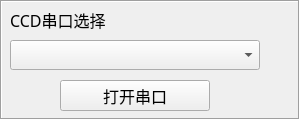
            <widget class="QFrame" name="frame_5">
             <property name="geometry">
              <rect>
               <x>560</x>
               <y>10</y>
               <width>300</width>
               <height>120</height>
              </rect>
             </property>
             <property name="frameShape">
              <enum>QFrame::Box</enum>
             </property>
             <property name="frameShadow">
              <enum>QFrame::Sunken</enum>
             </property>
             <property name="lineWidth">
              <number>1</number>
             </property>
             <widget class="QLabel" name="labelCcd">
              <property name="geometry">
               <rect>
                <x>10</x>
                <y>10</y>
                <width>200</width>
                <height>20</height>
               </rect>
              </property>
              <property name="font">
               <font>
                <family>宋体</family>
                <pointsize>12</pointsize>
               </font>
              </property>
              <property name="text">
               <string>CCD串口选择</string>
              </property>
             </widget>
             <widget class="myComboBox" name="comboBoxCcd">
              <property name="geometry">
               <rect>
                <x>10</x>
                <y>40</y>
                <width>250</width>
                <height>30</height>
               </rect>
              </property>
              <property name="font">
               <font>
                <family>SimSun</family>
                <pointsize>12</pointsize>
               </font>
              </property>
              <property name="mouseTracking">
               <bool>true</bool>
              </property>
              <property name="tabletTracking">
               <bool>true</bool>
              </property>
              <property name="focusPolicy">
               <enum>Qt::StrongFocus</enum>
              </property>
              <property name="contextMenuPolicy">
               <enum>Qt::NoContextMenu</enum>
              </property>
             </widget>
             <widget class="QPushButton" name="pushButtonCcd">
              <property name="geometry">
               <rect>
                <x>60</x>
                <y>80</y>
                <width>150</width>
                <height>31</height>
               </rect>
              </property>
              <property name="minimumSize">
               <size>
                <width>20</width>
                <height>20</height>
               </size>
              </property>
              <property name="font">
               <font>
                <family>宋体</family>
                <pointsize>12</pointsize>
               </font>
              </property>
              <property name="text">
               <string>打开串口</string>
              </property>
             </widget>
            </widget>
